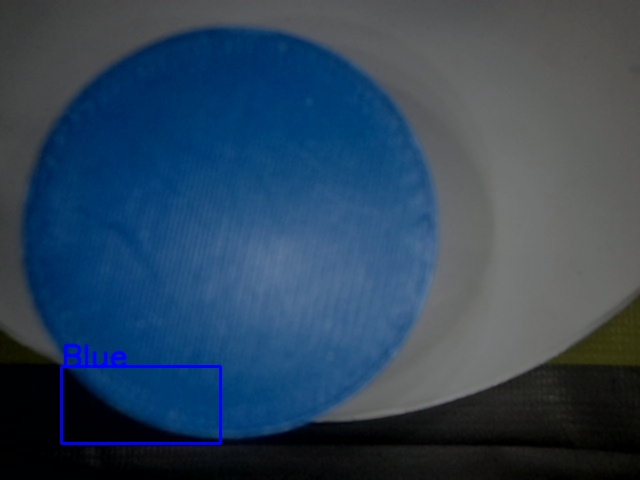
#> input picture app/debug/plateBlue.jpg, 640 x 480 px
$ python -i VisionUtils.py   (imports and definitions only)
#> lines starting #> are read from the running program, lines starting #| are printed output that depends on the picture; after the words box and inside, x2 and y2 are one past the last pixel; in counts of white or black regions, pixels touching at a corner belong together
#> further down, picture is the input picture: shape (480, 640, 3); mean B, G, R 90.5, 68.5, 46.7
import numpy as np
import cv2
from PIL import Image, ImageDraw, ImageFont


# 判断前后两个画面是否有物体在运动
# [48 lines left out: functions moving_detect, mask_find_b_boxs, select_item, get_the_most_credible_box, cv2AddChineseText, not called in this run]


# 获取色环的圆心像素坐标
def getCircleCenter(img:np.ndarray):
    result = []
    img_gray = cv2.cvtColor(img, cv2.COLOR_BGR2GRAY)
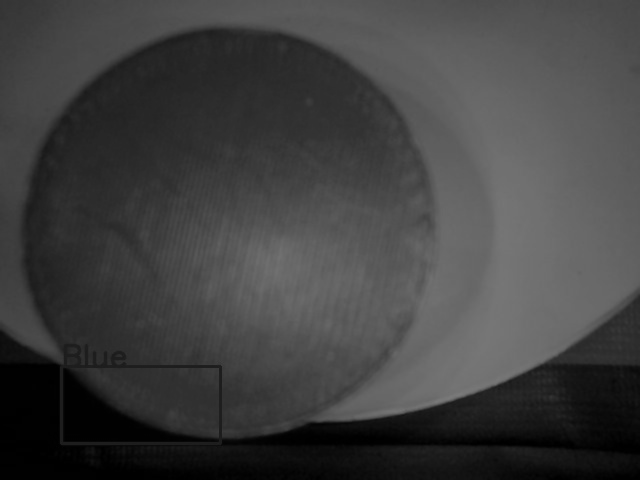
#> img_gray: shape (480, 640); min 0, max 122, mean 64.5
    img_binary = cv2.adaptiveThreshold(~img_gray, 255,
                                cv2.ADAPTIVE_THRESH_GAUSSIAN_C, cv2.THRESH_BINARY, 15, -5)
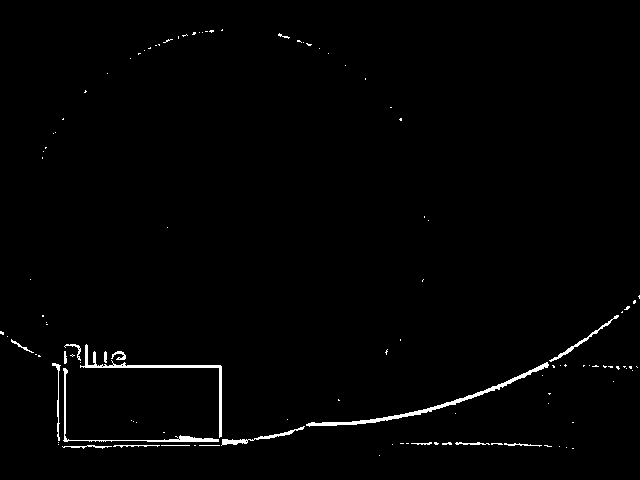
#> img_binary: shape (480, 640); 1.2% white; 112 white regions (92 under 20 px), largest, box (x1, y1, x2, y2) and area: (306, 362, 549, 427) 928, (80, 344, 222, 438) 733, (63, 368, 219, 442) 505
    img_binary = cv2.medianBlur(img_binary, 3)
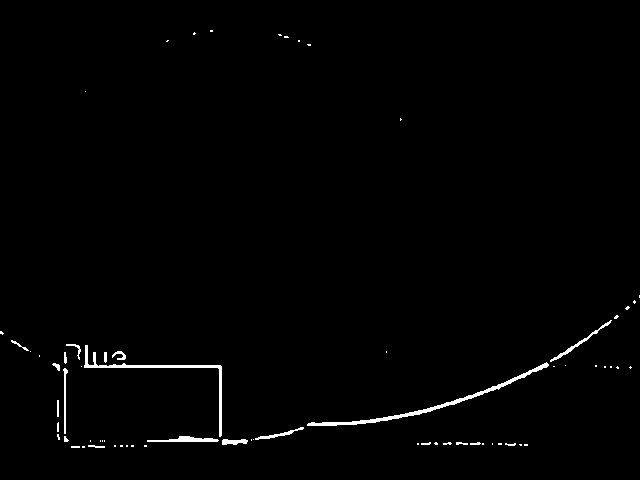
#> img_binary: shape (480, 640); 1% white; 68 white regions (48 under 20 px), largest, box (x1, y1, x2, y2) and area: (307, 362, 549, 426) 923, (84, 345, 222, 437) 724, (147, 436, 219, 442) 251
    circles = cv2.HoughCircles(img_binary, cv2.HOUGH_GRADIENT, 1, 100)
#> circles = None
    if circles is not None and len(circles) != 0:
        circles = np.round(circles[0, :]).astype('int')
        for (x, y, r) in circles:
            result.append(tuple([x, y, r]))
    return result


def getTheCenterCircle(circles: list):
    pass


# [2 lines not run here, left out]

>>> import cv2
>>> picture = cv2.imread('../debug/plateBlue.jpg')
>>> result = getCircleCenter(picture)
#> result = []

$ run again, on app/debug/plateGreen.jpg
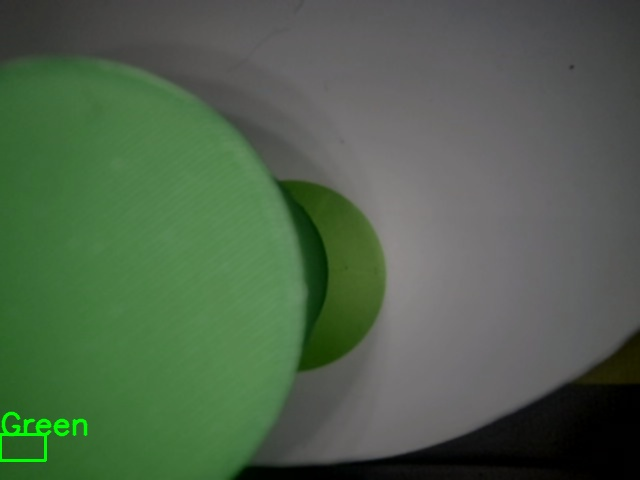
#> input picture app/debug/plateGreen.jpg, 640 x 480 px
#> picture is the input picture: shape (480, 640, 3); mean B, G, R 75, 97.9, 78.1
#> in getCircleCenter, `img_gray = cv2.cvtColor(img, cv2.COLOR_BGR2GRAY)`:
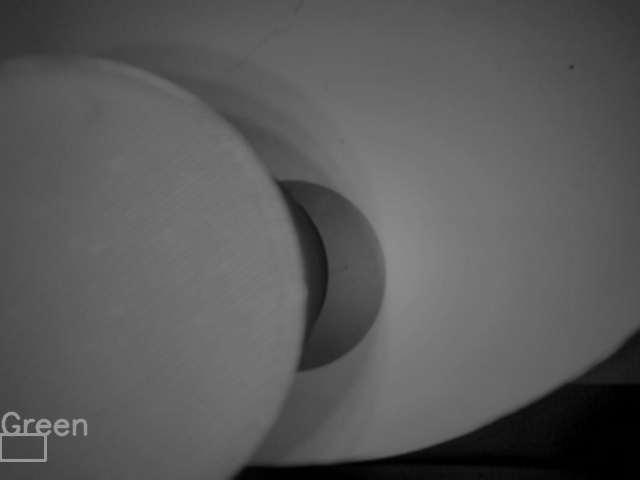
#> img_gray: shape (480, 640); min 0, max 157, mean 89.4
#> in getCircleCenter, `img_binary = cv2.medianBlur(img_binary, 3)`:
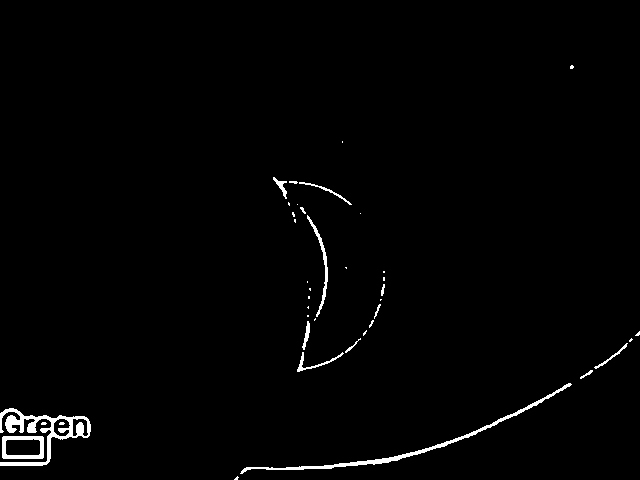
#> img_binary: shape (480, 640); 1.4% white; 39 white regions (24 under 20 px), largest, box (x1, y1, x2, y2) and area: (0, 408, 91, 466) 1416, (240, 383, 572, 474) 1170, (2, 436, 44, 459) 455
#> circles = None
#> result = []

$ run again, on app/debug/plateRed.jpg
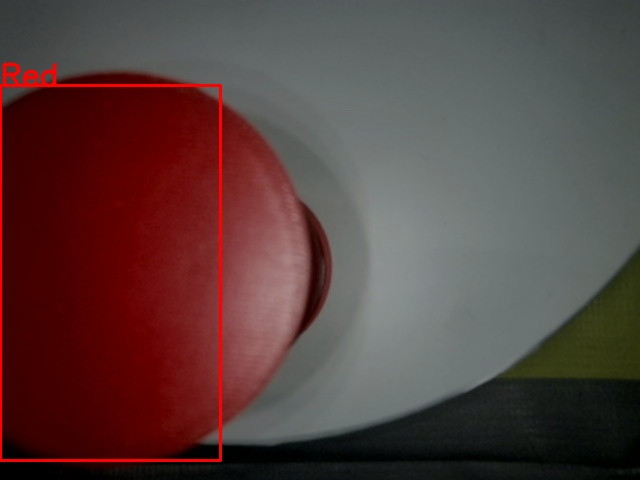
#> input picture app/debug/plateRed.jpg, 640 x 480 px
#> picture is the input picture: shape (480, 640, 3); mean B, G, R 61.9, 63.6, 88.1
#> in getCircleCenter, `img_gray = cv2.cvtColor(img, cv2.COLOR_BGR2GRAY)`:
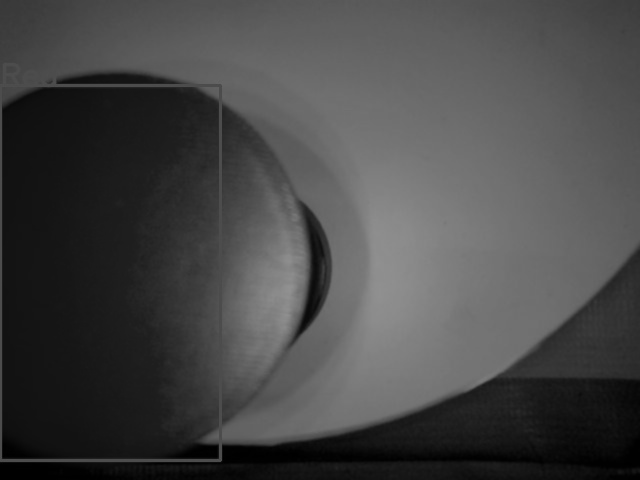
#> img_gray: shape (480, 640); min 0, max 145, mean 70.7
#> in getCircleCenter, `img_binary = cv2.medianBlur(img_binary, 3)`:
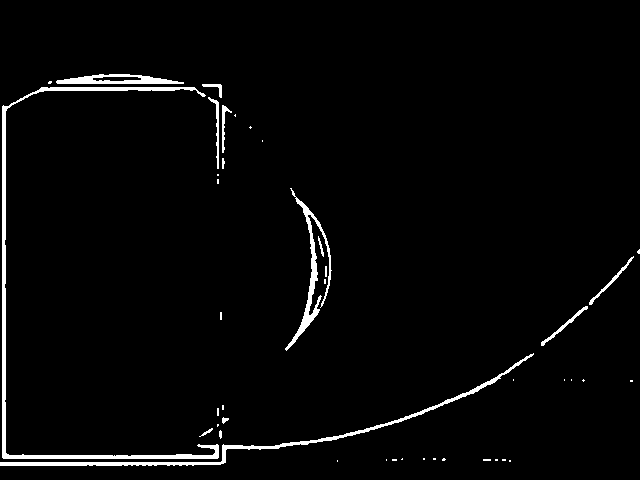
#> img_binary: shape (480, 640); 2.7% white; 43 white regions (28 under 20 px), largest, box (x1, y1, x2, y2) and area: (2, 87, 219, 459) 3082, (0, 353, 534, 466) 1979, (285, 188, 332, 351) 1159
#> circles = None
#> result = []

$ run again, on app/debug/ring.jpg
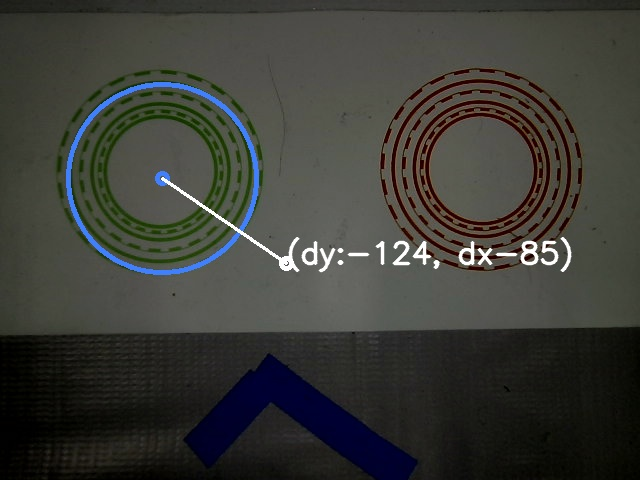
#> input picture app/debug/ring.jpg, 640 x 480 px
#> picture is the input picture: shape (480, 640, 3); mean B, G, R 55.5, 60.4, 59.7
#> in getCircleCenter, `img_binary = cv2.adaptiveThreshold(~img_gray, 255, cv2.ADAPTIVE_THRESH..`:
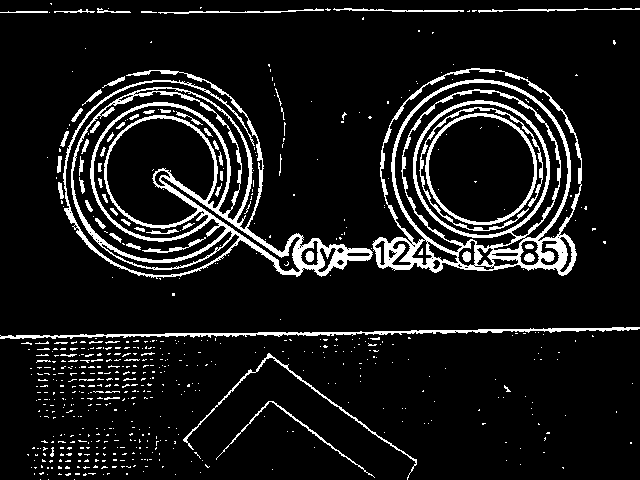
#> img_binary: shape (480, 640); 9.6% white; 620 white regions (549 under 20 px), largest, box (x1, y1, x2, y2) and area: (63, 70, 373, 279) 10104, (372, 68, 582, 276) 8857, (0, 327, 640, 339) 1874
#> in getCircleCenter, `img_binary = cv2.medianBlur(img_binary, 3)`:
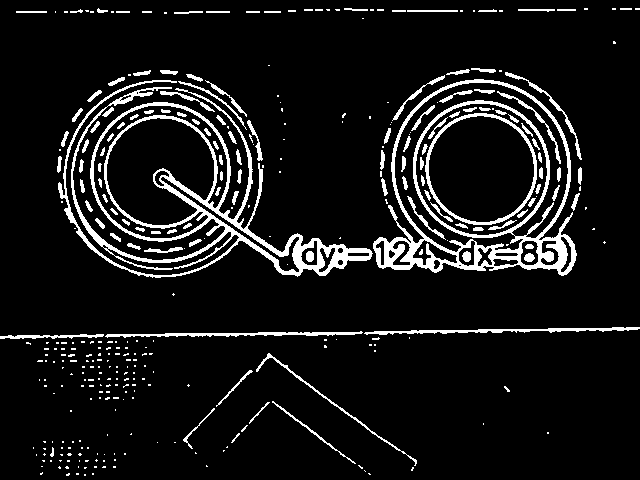
#> img_binary: shape (480, 640); 8.9% white; 350 white regions (227 under 20 px), largest, box (x1, y1, x2, y2) and area: (58, 80, 373, 278) 8932, (373, 79, 577, 276) 6785, (425, 113, 537, 225) 1157
#> in getCircleCenter, `circles = cv2.HoughCircles(img_binary, cv2.HOUGH_GRADIENT, 1, 100)`: circles = [[479.5, 167.5, 88.8], [155.5, 167.5, 96.4]]
#> in getCircleCenter, `circles = np.round(circles[0, :]).astype('int')`: circles = [[480, 168, 89], [156, 168, 96]]
#> the loop in getCircleCenter, `for (x, y, r) in circles:` made 2 passes
#> after the loop in getCircleCenter, `for (x, y, r) in circles:`: result = [(480, 168, 89), (156, 168, 96)]
